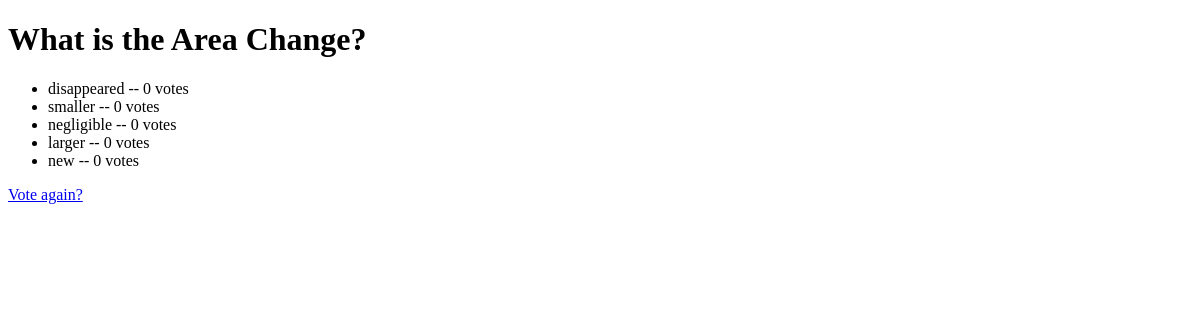
The page /nevi_classifier/3/results/ on the database as committed earlier.
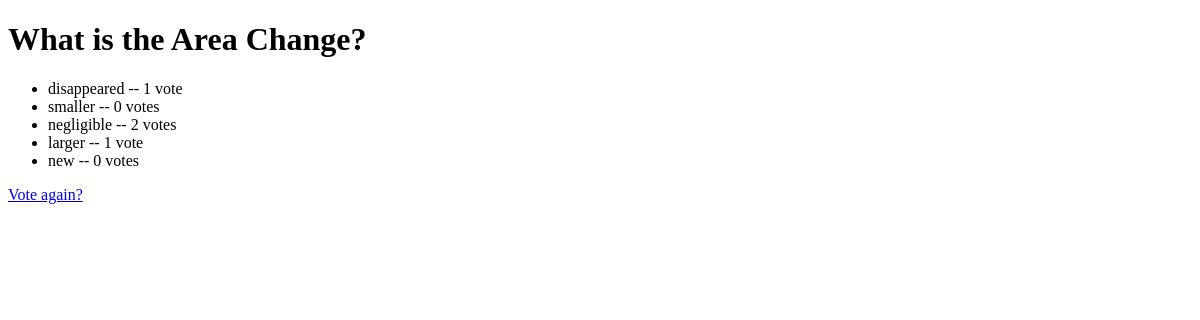
The same page on the database as committed later.
### nevi_classifier/models.py (models this page shows, shortened)
class Question(models.Model):
    question_text = models.CharField(max_length=200)
    pub_date = models.DateTimeField('date published')

class Choice(models.Model):
    question = models.ForeignKey(Question, on_delete=models.CASCADE)
    choice_text = models.CharField(max_length=200)
    votes = models.IntegerField(default=0)

### nevi_classifier/views.py (the view)
# urls.py: path('<int:pk>/results/', views.ResultsView.as_view(), name='results'),
class ResultsView(generic.DetailView):
    model = Question
    template_name = 'nevi_classifier/results.html'

### nevi_classifier/templates/nevi_classifier/results.html (shortened to what this page needs)
<!DOCTYPE html>
<html lang="en">
<head>
</head>
<body>
<h1>{{ question.question_text }}</h1>
<ul>
{% for choice in question.choice_set.all %}
    <li>{{ choice.choice_text }} -- {{ choice.votes }} vote{{ choice.votes|pluralize }}</li>
{% endfor %}
</ul>
<a href="{% url 'nevi_classifier:detail' question.id %}">Vote again?</a>
</body>
</html>

Rows that differ between the two databases and show on the page:
changed Choice "disappeared": votes "0" → "1"
changed Choice "negligible": votes "0" → "2"
changed Choice "larger": votes "0" → "1"
